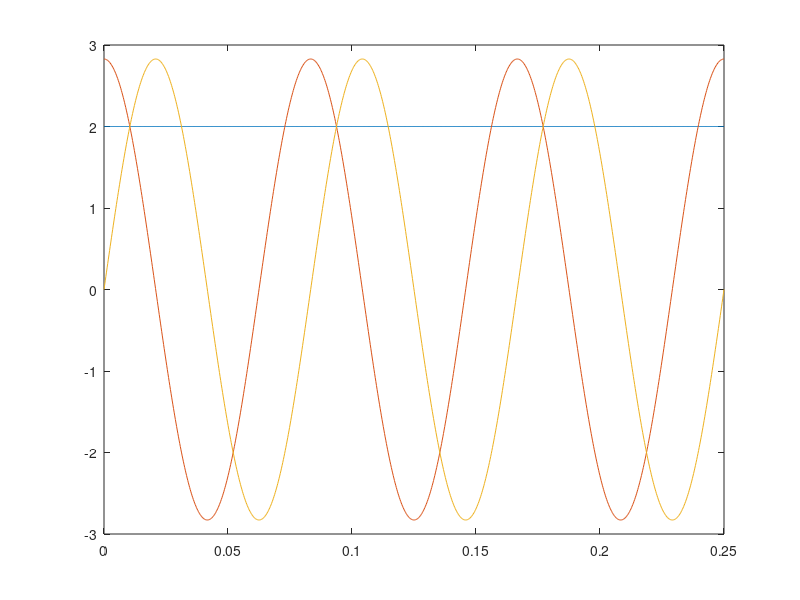

Source code (MATLAB):
clc
clear all
close all

%zadanie 1

n = 3;
T = 0.25;
N = 1000;
t = linspace(0,T,N);

%zbiór1

x1 = 1/sqrt(T)*ones(size(t));
x2 = sqrt(2/T)*cos(2*pi*n*t/T);
x3 = sqrt(2/T)*sin(2*pi*n*t/T);

plot(t,x1,t,x2,t,x3)

dt = t(5)-t(4);
I12 = sum(x1(1:end-1).*x2(1:end-1))*dt
I11 = sum(x1(1:end-1).*x1(1:end-1))*dt
I22 = sum(x2(1:end-1).*x2(1:end-1))*dt

% %zbiór2
% n1 = 2;
% n2 = 3;
% 
% x1 = 1/sqrt(T)*exp(j*2*pi*n1*t/T);
% x2 = 1/sqrt(T)*exp(j*2*pi*n2*t/T);
% 
% subplot(2,1,1)
% plot(t,real(x1),t,real(x2))
% 
% subplot(2,1,2)
% plot(t,imag(x1),t,imag(x2))
% 
% dt = t(5)-t(4); 
% I12 = sum(x1(1:end-1).*conj(x2(1:end-1)))*dt
% I11 = sum(x1(1:end-1).*conj(x1(1:end-1)))*dt